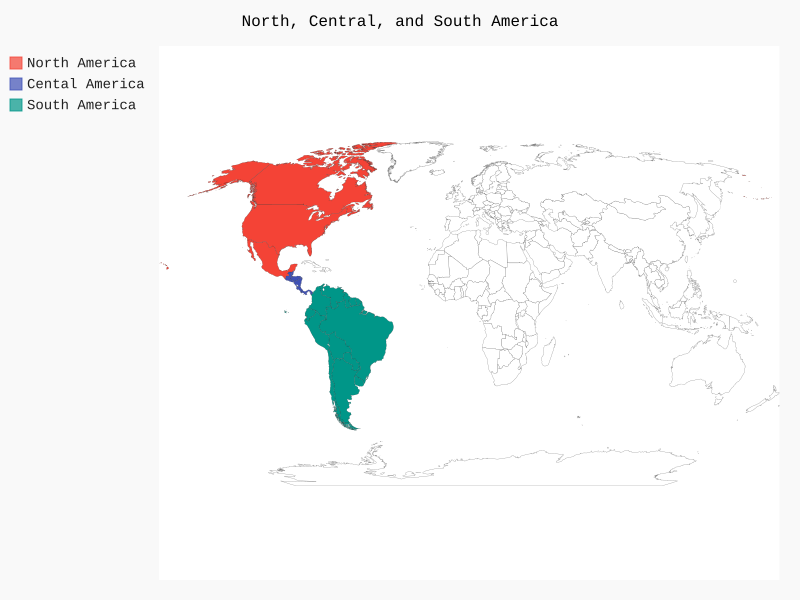

The Python source for this figure:
import pygal

wm = pygal.maps.world.World()
wm.title = 'North, Central, and South America'

wm.add('North America', ['ca', 'mx', 'us'])
wm.add('Cental America', ['bz', 'cr', 'gt', 'hn', 'ni', 'pa', 'sv'])
wm.add('South America', ['ar', 'bo', 'br', 'cl', 'co', 'ec', 'gf',
                         'gy', 'pe', 'py', 'sr', 'uy', 've'])

wm.render_to_file('americas.svg')
